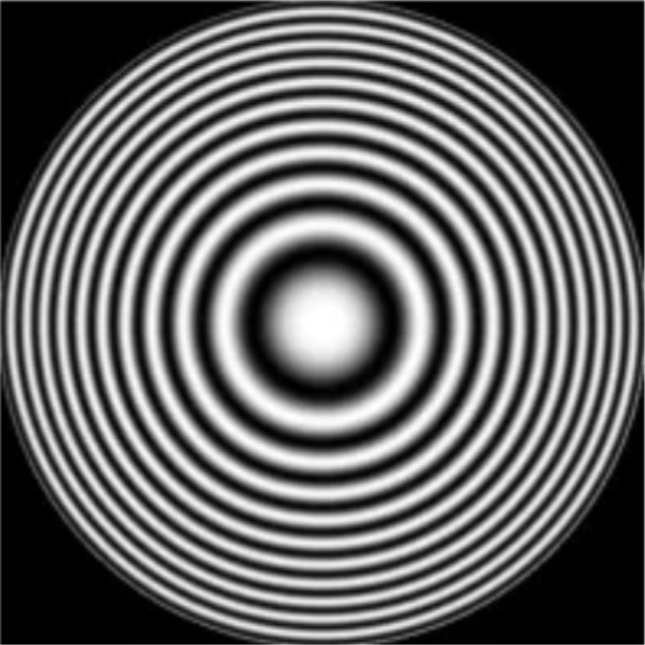
//> input picture Hafta-07/10-Frekans-Filtreleri/input/girdi.png, 645 x 645 px
$ ./hafta7_gorev10   (built with g++ and OpenCV 4)
//> lines starting //> are read from the running program, lines starting //| are printed output that depends on the picture

#include <iostream>
#include <vector>
#include <complex>
#include <cmath>
#include <fstream>
#include <random>
#include <opencv2/opencv.hpp>

using namespace std;
using namespace cv;

typedef vector<vector<complex<double>>> KarmaMatris;


// =====================================================
// GAUSSIAN GURULTU EKLE
// =====================================================

Mat gaussianGurultuEkle(
    const Mat& resim,
    double kuvvet)
{
    Mat sonuc = resim.clone();

    random_device rd;
    mt19937 generator(rd());

    normal_distribution<double> dagilim(
        0.0,
        kuvvet
    );


    for (int y = 0; y < resim.rows; y++)
    {
        for (int x = 0; x < resim.cols; x++)
        {
            double gurultu =
                dagilim(generator);


            int yeniDeger =
                resim.at<uchar>(y, x)
                +
                gurultu;


            if (yeniDeger < 0)
                yeniDeger = 0;

            if (yeniDeger > 255)
                yeniDeger = 255;


            sonuc.at<uchar>(y, x) =
                yeniDeger;
        }
    }


    return sonuc;
}


// =====================================================
// SALT & PEPPER GURULTU EKLE
// =====================================================

Mat saltPepperGurultuEkle(
    const Mat& resim,
    double oran)
{
    Mat sonuc = resim.clone();

    random_device rd;
    mt19937 generator(rd());

    uniform_real_distribution<double> dagilim(
        0.0,
        1.0
    );


    for (int y = 0; y < resim.rows; y++)
    {
        for (int x = 0; x < resim.cols; x++)
        {
            double rastgele =
                dagilim(generator);


            if (rastgele < oran / 2.0)
            {
                // Pepper
                sonuc.at<uchar>(y, x) = 0;
            }
            else if (rastgele < oran)
            {
                // Salt
                sonuc.at<uchar>(y, x) = 255;
            }
        }
    }


    return sonuc;
}


// =====================================================
// 1 BOYUTLU DFT / IDFT
// =====================================================

vector<complex<double>> DFT1D(
    const vector<complex<double>>& veri,
    bool ters)
{
    int N = veri.size();

    vector<complex<double>> sonuc(N);


    for (int k = 0; k < N; k++)
    {
        complex<double> toplam(0.0, 0.0);


        for (int n = 0; n < N; n++)
        {
            double isaret;

            if (ters)
                isaret = 1.0;
            else
                isaret = -1.0;


            double aci =
                isaret *
                2.0 * M_PI *
                k * n / N;


            complex<double> w(
                cos(aci),
                sin(aci)
            );


            toplam +=
                veri[n] * w;
        }


        if (ters)
        {
            toplam /=
                (double)N;
        }


        sonuc[k] =
            toplam;
    }


    return sonuc;
}


// =====================================================
// 2 BOYUTLU DFT
// =====================================================

KarmaMatris DFT2D(
    const Mat& resim)
{
    int M = resim.rows;
    int N = resim.cols;


    KarmaMatris gecici(
        M,
        vector<complex<double>>(N)
    );


    KarmaMatris sonuc(
        M,
        vector<complex<double>>(N)
    );


    // Once satirlar
    for (int y = 0; y < M; y++)
    {
        vector<complex<double>> satir(N);


        for (int x = 0; x < N; x++)
        {
            satir[x] =
                complex<double>(
                    resim.at<uchar>(y, x),
                    0.0
                );
        }


        gecici[y] =
            DFT1D(
                satir,
                false
            );
    }


    // Sonra sutunlar
    for (int x = 0; x < N; x++)
    {
        vector<complex<double>> sutun(M);


        for (int y = 0; y < M; y++)
        {
            sutun[y] =
                gecici[y][x];
        }


        vector<complex<double>> sonucSutun =
            DFT1D(
                sutun,
                false
            );


        for (int y = 0; y < M; y++)
        {
            sonuc[y][x] =
                sonucSutun[y];
        }
    }


    return sonuc;
}


// =====================================================
// 2 BOYUTLU IDFT
// =====================================================

Mat IDFT2D(
    const KarmaMatris& F)
{
    int M = F.size();
    int N = F[0].size();


    KarmaMatris gecici(
        M,
        vector<complex<double>>(N)
    );


    KarmaMatris sonuc(
        M,
        vector<complex<double>>(N)
    );


    // Satir IDFT
    for (int y = 0; y < M; y++)
    {
        gecici[y] =
            DFT1D(
                F[y],
                true
            );
    }


    // Sutun IDFT
    for (int x = 0; x < N; x++)
    {
        vector<complex<double>> sutun(M);


        for (int y = 0; y < M; y++)
        {
            sutun[y] =
                gecici[y][x];
        }


        vector<complex<double>> sonucSutun =
            DFT1D(
                sutun,
                true
            );


        for (int y = 0; y < M; y++)
        {
            sonuc[y][x] =
                sonucSutun[y];
        }
    }


    Mat goruntu(
        M,
        N,
        CV_64F
    );


    for (int y = 0; y < M; y++)
    {
        for (int x = 0; x < N; x++)
        {
            goruntu.at<double>(y, x) =
                sonuc[y][x].real();
        }
    }


    return goruntu;
}


// =====================================================
// FREKANSLARI MERKEZE AL
// =====================================================

KarmaMatris frekansKaydir(
    const KarmaMatris& F)
{
    int M = F.size();
    int N = F[0].size();


    KarmaMatris sonuc(
        M,
        vector<complex<double>>(N)
    );


    for (int y = 0; y < M; y++)
    {
        for (int x = 0; x < N; x++)
        {
            int yeniY =
                (y + M / 2) % M;

            int yeniX =
                (x + N / 2) % N;


            sonuc[yeniY][yeniX] =
                F[y][x];
        }
    }


    return sonuc;
}


// =====================================================
// LOW PASS
//
// Dusuk frekanslari koru.
// Yuksek frekanslari kaldir.
// =====================================================

void lowPass(
    KarmaMatris& F,
    double D0)
{
    int M = F.size();
    int N = F[0].size();

    int merkezY = M / 2;
    int merkezX = N / 2;


    for (int y = 0; y < M; y++)
    {
        for (int x = 0; x < N; x++)
        {
            double dx =
                x - merkezX;

            double dy =
                y - merkezY;


            double D =
                sqrt(
                    dx * dx +
                    dy * dy
                );


            if (D > D0)
            {
                F[y][x] =
                    complex<double>(0.0, 0.0);
            }
        }
    }
}


// =====================================================
// HIGH PASS
//
// Dusuk frekanslari kaldir.
// Yuksek frekanslari koru.
// =====================================================

void highPass(
    KarmaMatris& F,
    double D0)
{
    int M = F.size();
    int N = F[0].size();

    int merkezY = M / 2;
    int merkezX = N / 2;


    for (int y = 0; y < M; y++)
    {
        for (int x = 0; x < N; x++)
        {
            double dx =
                x - merkezX;

            double dy =
                y - merkezY;


            double D =
                sqrt(
                    dx * dx +
                    dy * dy
                );


            if (D < D0)
            {
                F[y][x] =
                    complex<double>(0.0, 0.0);
            }
        }
    }
}


// =====================================================
// BAND PASS
//
// D1 ile D2 arasini koru.
// =====================================================

void bandPass(
    KarmaMatris& F,
    double D1,
    double D2)
{
    int M = F.size();
    int N = F[0].size();

    int merkezY = M / 2;
    int merkezX = N / 2;


    for (int y = 0; y < M; y++)
    {
        for (int x = 0; x < N; x++)
        {
            double dx =
                x - merkezX;

            double dy =
                y - merkezY;


            double D =
                sqrt(
                    dx * dx +
                    dy * dy
                );


            if (
                D < D1 ||
                D > D2
            )
            {
                F[y][x] =
                    complex<double>(0.0, 0.0);
            }
        }
    }
}


// =====================================================
// BAND REJECT
//
// D1-D2 arasini kaldir.
// Diger frekanslari koru.
// =====================================================

void bandReject(
    KarmaMatris& F,
    double D1,
    double D2)
{
    int M = F.size();
    int N = F[0].size();

    int merkezY = M / 2;
    int merkezX = N / 2;


    for (int y = 0; y < M; y++)
    {
        for (int x = 0; x < N; x++)
        {
            double dx =
                x - merkezX;

            double dy =
                y - merkezY;


            double D =
                sqrt(
                    dx * dx +
                    dy * dy
                );


            if (
                D >= D1 &&
                D <= D2
            )
            {
                F[y][x] =
                    complex<double>(0.0, 0.0);
            }
        }
    }
}


// =====================================================
// NORMAL GORUNTU KAYDET
// =====================================================

void normalKaydet(
    const Mat& resim,
    string dosyaAdi)
{
    Mat sonuc(
        resim.rows,
        resim.cols,
        CV_8UC1
    );


    for (int y = 0; y < resim.rows; y++)
    {
        for (int x = 0; x < resim.cols; x++)
        {
            double deger =
                resim.at<double>(y, x);


            if (deger < 0)
                deger = 0;

            if (deger > 255)
                deger = 255;


            sonuc.at<uchar>(y, x) =
                round(deger);
        }
    }


    imwrite(
        dosyaAdi,
        sonuc
    );
}


// =====================================================
// HIGH PASS VE BAND PASS GORSELLESTIRME
// =====================================================

void normalizeKaydet(
    const Mat& resim,
    string dosyaAdi)
{
    Mat normalizeSonuc;
    Mat sonuc8;


    normalize(
        resim,
        normalizeSonuc,
        0,
        255,
        NORM_MINMAX
    );


    normalizeSonuc.convertTo(
        sonuc8,
        CV_8UC1
    );


    imwrite(
        dosyaAdi,
        sonuc8
    );
}


// =====================================================
// BUTUN FILTRELERI BIR RESME UYGULA
// =====================================================

void filtreleriUygula(
    const Mat& resim,
    string isim,
    string cikis)
{
    cout
        << isim
        << " icin DFT hesaplaniyor..."
        << endl;


    KarmaMatris F =
        DFT2D(
            resim
        );


    KarmaMatris merkezli =
        frekansKaydir(
            F
        );


    // Filtre parametreleri
    double D0 =
        16.0;

    double D1 =
        8.0;

    double D2 =
        22.0;


    // ---------------------------
    // LOW PASS
    // ---------------------------

    KarmaMatris low =
        merkezli;


    lowPass(
        low,
        D0
    );


    low =
        frekansKaydir(
            low
        );


    Mat lowSonuc =
        IDFT2D(
            low
        );


    normalKaydet(
        lowSonuc,
        cikis + isim + "_low_pass.png"
    );


    // ---------------------------
    // HIGH PASS
    // ---------------------------

    KarmaMatris high =
        merkezli;


    highPass(
        high,
        D0
    );


    high =
        frekansKaydir(
            high
        );


    Mat highSonuc =
        IDFT2D(
            high
        );


    normalizeKaydet(
        highSonuc,
        cikis + isim + "_high_pass.png"
    );


    // ---------------------------
    // BAND PASS
    // ---------------------------

    KarmaMatris bandP =
        merkezli;


    bandPass(
        bandP,
        D1,
        D2
    );


    bandP =
        frekansKaydir(
            bandP
        );


    Mat bandPSonuc =
        IDFT2D(
            bandP
        );


    normalizeKaydet(
        bandPSonuc,
        cikis + isim + "_band_pass.png"
    );


    // ---------------------------
    // BAND REJECT
    // ---------------------------

    KarmaMatris bandR =
        merkezli;


    bandReject(
        bandR,
        D1,
        D2
    );


    bandR =
        frekansKaydir(
            bandR
        );


    Mat bandRSonuc =
        IDFT2D(
            bandR
        );


    normalKaydet(
        bandRSonuc,
        cikis + isim + "_band_reject.png"
    );


    cout
        << isim
        << " tamamlandi."
        << endl;
}


// =====================================================
// MAIN
// =====================================================

int main()
{
    string klasor =
        "/content/goruntu-isleme-dersi/Hafta-07/10-Frekans-Filtreleri/";


    Mat resim =
        imread(
            klasor + "input/girdi.png"
        );
//> resim is the input picture: 645 rows x 645 cols, CV_8UC3; min 0, max 255, mean 100.7


    if (resim.empty())
    {
        cout << "Yeni fotograf bulunamadi!"
             << endl;

        return -1;
    }


    // Gri tona cevir
    Mat gri;

    cvtColor(
        resim,
        gri,
        COLOR_BGR2GRAY
    );


    // Manuel DFT icin 64x64
    Mat orijinal;

    resize(
        gri,
        orijinal,
        Size(64, 64)
    );


    // Yeni resme yeni gurultuler ekle
    double gaussianKuvvet =
        25.0;

    double saltPepperOran =
        0.10;


    Mat gaussian =
        gaussianGurultuEkle(
            orijinal,
            gaussianKuvvet
        );


    Mat saltPepper =
        saltPepperGurultuEkle(
            orijinal,
            saltPepperOran
        );
//> after the loop in saltPepperGurultuEkle, `for (int y = 0; y < resim.rows; y++)`:
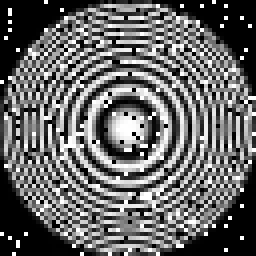
//> sonuc: 64 rows x 64 cols, CV_8UC1 (shown 4 times larger); min 0, max 255, mean 102.3


    // Girisleri kaydet
    imwrite(
        klasor + "01_orijinal.png",
        orijinal
    );


    imwrite(
        klasor + "02_gaussian_gurultulu.png",
        gaussian
    );


    imwrite(
        klasor + "03_salt_pepper_gurultulu.png",
        saltPepper
    );


    cout
        << "Gaussian gurultu kuvveti: "
        << gaussianKuvvet
        << endl;


    cout
        << "Salt & Pepper gurultu orani: "
        << saltPepperOran
        << endl;


    cout << endl;


    // Filtreleri uygula

    filtreleriUygula(
        orijinal,
        "orijinal",
        klasor
    );
//> in filtreleriUygula, `KarmaMatris F = DFT2D( resim );`: F = 64 items
//> in frekansKaydir, `int M = F.size();`: M = 64
//> in frekansKaydir, `KarmaMatris sonuc( M, vector<complex<double>>(N) );`: sonuc = 64 items
//> the loop in frekansKaydir, `for (int y = 0; y < M; y++)` made 64 passes
//> in lowPass, `int M = F.size();`: M = 64
//> in lowPass, `int merkezY = M / 2;`: merkezY = 32
//> the loop in lowPass, `for (int y = 0; y < M; y++)` made 64 passes
//> the loop in frekansKaydir (call 2), `for (int y = 0; y < M; y++)` made 64 passes
//> in IDFT2D, `int M = F.size();`: M = 64
//> in IDFT2D, `KarmaMatris gecici( M, vector<complex<double>>(N) );`: gecici = 64 items
//> the loop in IDFT2D, `for (int y = 0; y < M; y++)` made 64 passes
//> the loop in IDFT2D, `for (int x = 0; x < N; x++)` made 64 passes
//> in IDFT2D, `Mat goruntu( M, N, CV_64F );`: goruntu: 64 rows x 64 cols, CV_64FC1; every value is 0
//> after the loop in normalKaydet, `for (int y = 0; y < resim.rows; y++)`:
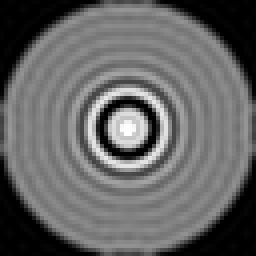
//> sonuc: 64 rows x 64 cols, CV_8UC1 (shown 4 times larger); min 0, max 255, mean 100.3
//> in highPass, `int M = F.size();`: M = 64
//> in highPass, `int merkezY = M / 2;`: merkezY = 32
//> the loop in highPass, `for (int y = 0; y < M; y++)` made 64 passes
//> the loop in IDFT2D (call 2), `for (int y = 0; y < M; y++)` made 64 passes
//> the loop in IDFT2D (call 2), `for (int x = 0; x < N; x++)` made 64 passes
//> the loop in bandPass, `for (int y = 0; y < M; y++)` made 64 passes
//> the loop in bandReject, `for (int y = 0; y < M; y++)` made 64 passes


    filtreleriUygula(
        gaussian,
        "gaussian",
        klasor
    );
//> the loop in lowPass (call 2), `for (int y = 0; y < M; y++)` made 64 passes
//> the loop in highPass (call 2), `for (int y = 0; y < M; y++)` made 64 passes
//> the loop in bandPass (call 2), `for (int y = 0; y < M; y++)` made 64 passes
//> the loop in IDFT2D (call 7), `for (int y = 0; y < M; y++)` made 64 passes
//> the loop in IDFT2D (call 7), `for (int x = 0; x < N; x++)` made 64 passes
//> after the loop in IDFT2D (call 7), `for (int y = 0; y < M; y++)`:
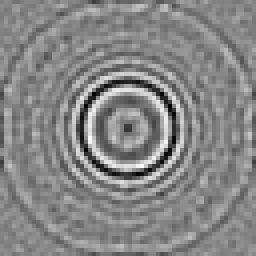
//> goruntu: 64 rows x 64 cols, CV_64FC1 (shown 4 times larger); min -177.5, max 159.7, mean 0; drawn with min black and max white
//> the loop in bandReject (call 2), `for (int y = 0; y < M; y++)` made 64 passes
//> the loop in IDFT2D (call 8), `for (int y = 0; y < M; y++)` made 64 passes
//> the loop in IDFT2D (call 8), `for (int x = 0; x < N; x++)` made 64 passes
//> after the loop in IDFT2D (call 8), `for (int y = 0; y < M; y++)`:
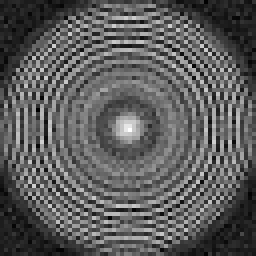
//> goruntu: 64 rows x 64 cols, CV_64FC1 (shown 4 times larger); min -39.64, max 352.9, mean 102.1; drawn with min black and max white
//> after the loop in normalKaydet (call 4), `for (int y = 0; y < resim.rows; y++)`:
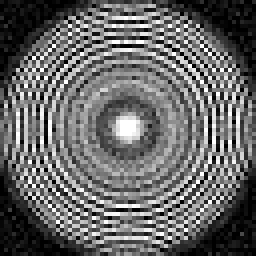
//> sonuc: 64 rows x 64 cols, CV_8UC1 (shown 4 times larger); min 0, max 255, mean 102.5


    filtreleriUygula(
        saltPepper,
        "salt_pepper",
        klasor
    );
//> call 3 of filtreleriUygula, with isim = "salt_pepper"
//> in filtreleriUygula (call 3), `Mat highSonuc = IDFT2D( high );`:
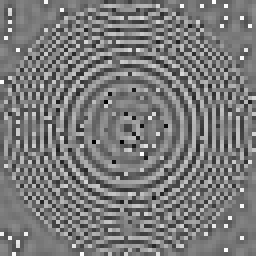
//> highSonuc: 64 rows x 64 cols, CV_64FC1 (shown 4 times larger); min -208.4, max 227, mean 0; drawn with min black and max white
//> after the loop in normalKaydet (call 6), `for (int y = 0; y < resim.rows; y++)`:
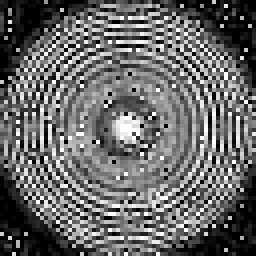
//> sonuc: 64 rows x 64 cols, CV_8UC1 (shown 4 times larger); min 0, max 255, mean 103.6


    cout << endl;

    cout << "Tum islemler tamamlandi."
         << endl;


    return 0;
}
